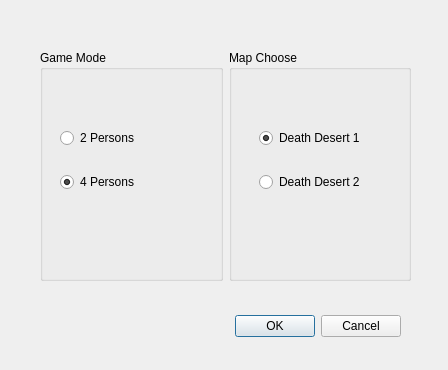
<?xml version="1.0" encoding="UTF-8"?>
<ui version="4.0">
 <class>ChooseGame</class>
 <widget class="QDialog" name="ChooseGame">
  <property name="geometry">
   <rect>
    <x>0</x>
    <y>0</y>
    <width>448</width>
    <height>370</height>
   </rect>
  </property>
  <property name="windowTitle">
   <string>Dialog</string>
  </property>
  <widget class="QDialogButtonBox" name="buttonBox">
   <property name="geometry">
    <rect>
     <x>60</x>
     <y>310</y>
     <width>341</width>
     <height>32</height>
    </rect>
   </property>
   <property name="orientation">
    <enum>Qt::Horizontal</enum>
   </property>
   <property name="standardButtons">
    <set>QDialogButtonBox::Cancel|QDialogButtonBox::Ok</set>
   </property>
  </widget>
  <widget class="QWidget" name="layoutWidget">
   <property name="geometry">
    <rect>
     <x>40</x>
     <y>50</y>
     <width>371</width>
     <height>231</height>
    </rect>
   </property>
   <layout class="QHBoxLayout" name="horizontalLayout">
    <item>
     <widget class="QGroupBox" name="groupBox">
      <property name="title">
       <string>Game Mode</string>
      </property>
      <widget class="QWidget" name="layoutWidget">
       <property name="geometry">
        <rect>
         <x>20</x>
         <y>60</y>
         <width>121</width>
         <height>101</height>
        </rect>
       </property>
       <layout class="QVBoxLayout" name="verticalLayout">
        <item>
         <widget class="QRadioButton" name="mode_2person">
          <property name="text">
           <string>2 Persons</string>
          </property>
         </widget>
        </item>
        <item>
         <widget class="QRadioButton" name="mode_4person">
          <property name="text">
           <string>4 Persons</string>
          </property>
          <property name="checked">
           <bool>true</bool>
          </property>
         </widget>
        </item>
       </layout>
      </widget>
     </widget>
    </item>
    <item>
     <widget class="QGroupBox" name="groupBox_2">
      <property name="title">
       <string>Map Choose</string>
      </property>
      <widget class="QWidget" name="layoutWidget">
       <property name="geometry">
        <rect>
         <x>30</x>
         <y>60</y>
         <width>111</width>
         <height>101</height>
        </rect>
       </property>
       <layout class="QVBoxLayout" name="verticalLayout_2">
        <item>
         <widget class="QRadioButton" name="radioButton_dd1">
          <property name="text">
           <string>Death Desert 1</string>
          </property>
          <property name="checked">
           <bool>true</bool>
          </property>
         </widget>
        </item>
        <item>
         <widget class="QRadioButton" name="radioButton_dd2">
          <property name="text">
           <string>Death Desert 2</string>
          </property>
         </widget>
        </item>
       </layout>
      </widget>
     </widget>
    </item>
   </layout>
  </widget>
 </widget>
 <resources/>
 <connections>
  <connection>
   <sender>buttonBox</sender>
   <signal>accepted()</signal>
   <receiver>ChooseGame</receiver>
   <slot>accept()</slot>
   <hints>
    <hint type="sourcelabel">
     <x>248</x>
     <y>254</y>
    </hint>
    <hint type="destinationlabel">
     <x>157</x>
     <y>274</y>
    </hint>
   </hints>
  </connection>
  <connection>
   <sender>buttonBox</sender>
   <signal>rejected()</signal>
   <receiver>ChooseGame</receiver>
   <slot>reject()</slot>
   <hints>
    <hint type="sourcelabel">
     <x>316</x>
     <y>260</y>
    </hint>
    <hint type="destinationlabel">
     <x>286</x>
     <y>274</y>
    </hint>
   </hints>
  </connection>
 </connections>
</ui>
